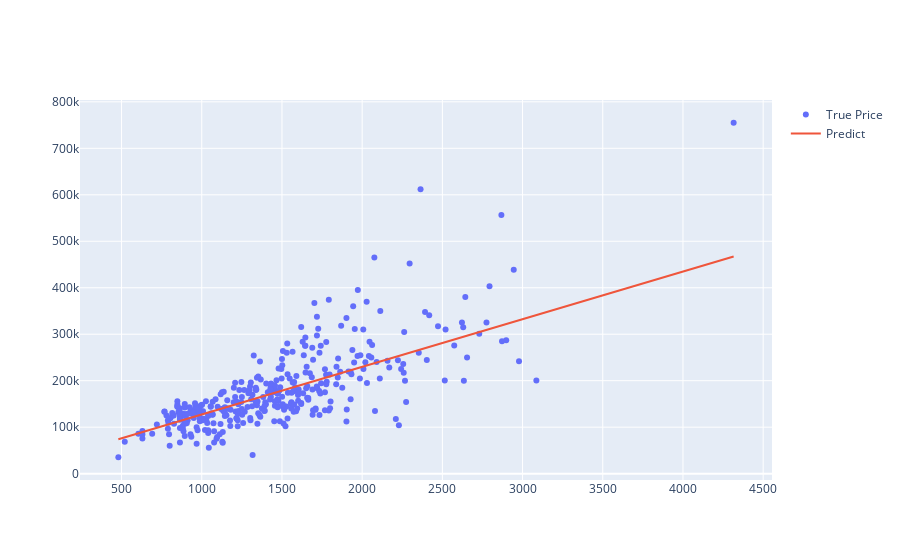

Write notebook code for a chart like this one.
### Code cell
fig = go.Figure()
fig.add_trace(go.Scatter(
    x=X_test[:,0],
    y=y_test,
    mode="markers",
    name="True Price"
))
fig.add_trace(go.Scatter(
    x=X_test[:,0],
    y=y_predict,
    mode="lines",
    name="Predict",
))

### Figure 1 — Plotly figure (JSON) as saved in the notebook; plotly's stock layout.template omitted (floating-point values rounded to 4 significant figures; data arrays with more than 128 entries replaced by an {"elided": "..."} marker saying what was removed)
{"data": [{"mode": "markers", "name": "True Price", "type": "scatter", "x": {"elided": "365 int values"}, "y": {"elided": "365 int values"}}, {"mode": "lines", "name": "Predict", "type": "scatter", "x": {"elided": "365 int values"}, "y": {"elided": "365 float values"}}], "layout": {}}
